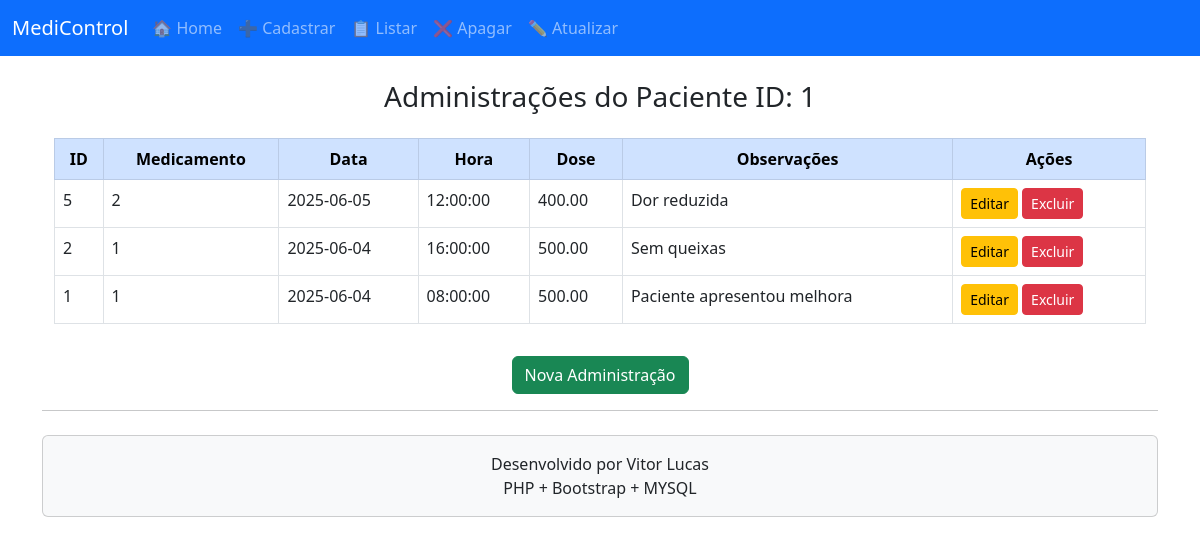
Page /view.formListaAdministracao.php?paciente_id=1 on the committed database.
### tables this page shows
CREATE TABLE administracao (
	id_administracao INTEGER NOT NULL AUTO_INCREMENT,
	paciente_id INTEGER NOT NULL,
	medicamento_id INTEGER NOT NULL,
	via_id INTEGER NOT NULL,
	dataa DATE NOT NULL,
	hora TIME NOT NULL,
	dose_administrada NUMERIC(5,2) NOT NULL,
	observacoes VARCHAR(250) NOT NULL,
	PRIMARY KEY (id_administracao),
	FOREIGN KEY (paciente_id) REFERENCES paciente(id_paciente),
	FOREIGN KEY (medicamento_id) REFERENCES medicamento(id_medicamento),
	FOREIGN KEY (via_id) REFERENCES via_administracao(id_via)
);

### model.persistirBD.class.php (called while the page is built, shortened)
<?php
class persistirBD {
	protected $servidor;
	protected $usuario;
	protected $senha;
	protected $banco;
	protected $resultado;
	protected $db;
	function __construct($srv,$usu,$pass,$bd) {
		$this->servidor = $srv;
		$this->usuario = $usu;
		$this->senha = $pass;
		$this->banco = $bd;
	}
       public function conectar() {
		$this->db = new mysqli($this->servidor,$this->usuario,$this->senha,$this->banco);
		if(mysqli_connect_errno()){
			return 0;
		} else {
			return 1;
		}
	}
	public function persistir($sql) {
		$this->consulta = $sql;
		$this->resultado = $this->db->query($this->consulta);
	}
	public function retornoConsultas() {
		$tuplas = [];
		while ($ttuplas = $this->resultado->fetch_array(MYSQLI_NUM)) {
			$tuplas[] = $ttuplas;
		}
		return $tuplas;
	}
}
?>

### model.administracaoColecao.class.php (called while the page is built, shortened)
<?php
include_once('model.persistirBD.class.php');
include_once('model.administracao.class.php');
class administracaoColecao {
    public $colecao;
    public $paciente_id;
    function __construct($paciente_id) {
        $this->paciente_id = $paciente_id;
        $this->persistirAdministracoes();
    }
    function persistirAdministracoes() {
        $BDAdm = new persistirBD("127.0.0.1", "root", "", "bd_medicamentos");
        $BDAdm->conectar();
        $BDAdm->persistir("
            SELECT id_administracao, paciente_id, medicamento_id, dataa, hora, dose_administrada, observacoes
            FROM administracao
            WHERE paciente_id = $this->paciente_id
            ORDER BY dataa DESC, hora DESC
        ");
        $this->colecao = $BDAdm->retornoConsultas();
    }
    function retornaColecao() {
        $colecao_aux = [];
        foreach ($this->colecao as $valor) {
            $adm = new administracao(
                $valor[1],
                $valor[2],
                $valor[3],
                $valor[4],
                $valor[5],
                $valor[6]
            );
            $adm->setIdAdministracao($valor[0]);
            $colecao_aux[] = $adm;
        }
        return $colecao_aux;
    }
}
?>

### model.administracao.class.php (called while the page is built, shortened)
<?php
include_once('model.persistirBD.class.php');
class administracao {
    private $id_administracao;
    private $medicamento_id;
    private $dataa;
    private $hora;
    private $dose_administrada;
    private $observacoes;
    function __construct($paciente_id, $medicamento_id, $dataa, $hora, $dose_administrada, $observacoes) {
        $this->medicamento_id = $medicamento_id;
        $this->dataa = $dataa;
        $this->hora = $hora;
        $this->dose_administrada = $dose_administrada;
        $this->observacoes = $observacoes;
    }
    function setIdAdministracao($id) {
        $this->id_administracao = $id;
    }
    function getIdAdministracao() {
        return $this->id_administracao;
    }
    function getMedicamentoId() {
        return $this->medicamento_id;
    }
    function getDataa() {
        return $this->dataa;
    }
    function getHora() {
        return $this->hora;
    }
    function getDoseAdministrada() {
        return $this->dose_administrada;
    }
    function getObservacoes() {
        return $this->observacoes;
    }
}
?>

### view.formListaAdministracao.php (the view)
<?php
include_once('view.cabecalho.php');
include_once('model.administracaoColecao.class.php');
$paciente_id = isset($_GET['paciente_id']) ? intval($_GET['paciente_id']) : 0;
$colecao = new administracaoColecao($paciente_id);
$lista = $colecao->retornaColecao();
?>
<div class="container mt-4">
    <h3 class="text-center mb-4">Administrações do Paciente ID: <?php echo $paciente_id; ?></h3>
    <div class="table-responsive">
        <table class="table table-bordered table-hover">
            <thead class="table-primary text-center">
                <tr>
                    <th>ID</th>
                    <th>Medicamento</th>
                    <th>Data</th>
                    <th>Hora</th>
                    <th>Dose</th>
                    <th>Observações</th>
                    <th>Ações</th>
                </tr>
            </thead>
            <tbody>
                <?php if (!empty($lista)) {
                    foreach ($lista as $adm) { ?>
                        <tr>
                            <td><?php echo $adm->getIdAdministracao(); ?></td>
                            <td><?php echo $adm->getMedicamentoId(); ?></td>
                            <td><?php echo $adm->getDataa(); ?></td>
                            <td><?php echo $adm->getHora(); ?></td>
                            <td><?php echo $adm->getDoseAdministrada(); ?></td>
                            <td><?php echo $adm->getObservacoes(); ?></td>
                            <td>
                                <a href="view.formAltAdministracao.php?id_administracao=<?php echo $adm->getIdAdministracao(); ?>" class="btn btn-warning btn-sm">Editar</a>
                                <a href="controller.delAdministracao.php?id_administracao=<?php echo $adm->getIdAdministracao(); ?>" onclick="return confirm('Confirma exclusão?');" class="btn btn-danger btn-sm">Excluir</a>
                            </td>
                        </tr>
                <?php }
                } else {
                    echo "<tr><td colspan='8' class='text-center'>Nenhuma administração encontrada para este paciente.</td></tr>";
                } ?>
            </tbody>
        </table>
    </div>
    <div class="text-center mt-3">
        <a href="view.formCadAdministracao.php?paciente_id=<?php echo $paciente_id; ?>" class="btn btn-success">Nova Administração</a>
    </div>
</div>
<?php include_once('view.rodape.php'); ?>

### rows in the picture
administracao: id_administracao "5", medicamento "2", dataa "2025-06-05", hora "12:00:00", dose_administrada "400.00", observacoes "Dor reduzida"
administracao: id_administracao "2", medicamento "1", dataa "2025-06-04", hora "16:00:00", dose_administrada "500.00", observacoes "Sem queixas"
administracao: id_administracao "1", medicamento "1", dataa "2025-06-04", hora "08:00:00", dose_administrada "500.00", observacoes "Paciente apresentou melhora"

### other values in the picture
$paciente_id "1"
